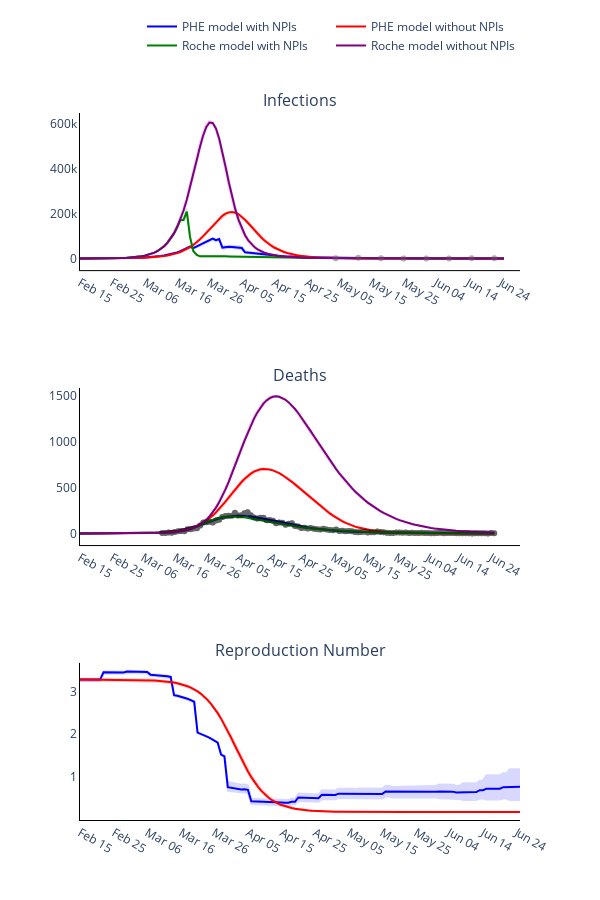

This figure's notebook cell:
### Markdown cell above
### Plot observed versus predicted using model with inferred parameters

### Code cell
# Trace names - represent the solver used for the simulation
trace_name = ['PHE model with NPIs', 'PHE model without NPIs', 'Roche model with NPIs', 'Roche model without NPIs']
titles = ['Infections', 'Deaths', 'Reproduction Number']

fig = go.Figure()
fig = make_subplots(rows=len(titles), cols=1, subplot_titles=tuple(titles), horizontal_spacing = 0.15)

# Plot (continuous predicted timeline and pointwise observed numbers each day)
for t, trace in enumerate(trace_name):
    # Plot of infections
    fig.add_trace(
        go.Scatter(
            x=times,
            y=new_infec_mean[t][0].tolist(),
            mode='lines',
            name=trace_name[t],
            line_color=colours[t]
        ),
        row= 1,
        col= 1
    )

    fig.add_trace(
        go.Scatter(
            x=times + times[::-1],
            y=new_infec_upper[t][0].tolist() + new_infec_lower[t][0].tolist()[::-1],
            fill='toself',
            fillcolor=colours[t],
            line_color=colours[t],
            opacity=0.15,
            mode='lines',
            showlegend=False,
            name=trace_name[t]
        ),
        row= 1,
        col= 1
    )

    fig.add_trace(
        go.Scatter(
            x=serology_times,
            y=np.sum(np.multiply(np.nan_to_num(np.divide(positives_data[r], tests[r])), susceptibles[r]), axis=1).tolist(),
            mode='markers',
            opacity=0.2,
            name=trace_name[r],
            showlegend=False,
            line_color=colours[-2]
        ),
        row= 1,
        col= 1
    )

    # Plot deaths
    fig.add_trace(
        go.Scatter(
            x=times,
            y=deaths_mean[t][0].tolist(),
            mode='lines',
            name=trace_name[t],
            showlegend=False,
            line_color=colours[t]
        ),
        row= 2,
        col= 1
    )

    fig.add_trace(
        go.Scatter(
            x=times + times[::-1],
            y=deaths_upper[t][0].tolist() + deaths_lower[t][0].tolist()[::-1],
            fill='toself',
            fillcolor=colours[t],
            line_color=colours[t],
            opacity=0.15,
            mode='lines',
            showlegend=False,
            name=trace_name[t]
        ),
        row= 2,
        col= 1
    )

    fig.add_trace(
        go.Scatter(
            x=deaths_times,
            y=np.sum(deaths_data[0], axis=1).tolist(),
            mode='markers',
            opacity=0.2,
            name=trace_name[t],
            showlegend=False,
            line_color=colours[-3]
        ),
        row= 2,
        col= 1
    )

    # Plot reproduction number
    if t < 2:
        fig.add_trace(
            go.Scatter(
                x=times,
                y=reprod_num_mean[t][0].tolist(),
                mode='lines',
                name=trace_name[t],
                showlegend=False,
                line_color=colours[t]
            ),
            row= 3,
            col= 1
        )

        fig.add_trace(
            go.Scatter(
                x=times + times[::-1],
                y=reprod_num_upper[t][0].tolist() + reprod_num_lower[t][0].tolist()[::-1],
                fill='toself',
                fillcolor=colours[t],
                line_color=colours[t],
                opacity=0.15,
                mode='lines',
                showlegend=False,
                name=trace_name[t]
            ),
            row= 3,
            col= 1
        )

# Add axis labels
fig.update_layout(
    width=600, 
    height=900,
    plot_bgcolor='white',
    xaxis=dict(
        linecolor='black',
        tickvals=np.arange(1, total_days, 10).tolist(),
        ticktext=['Feb 15', 'Feb 25', 'Mar 06', 'Mar 16', 'Mar 26', 'Apr 05', 'Apr 15', 'Apr 25', 'May 05', 'May 15', 'May 25', 'Jun 04', 'Jun 14', 'Jun 24']),
    yaxis=dict(linecolor='black'),
    xaxis2=dict(
        linecolor='black',
        tickvals=np.arange(1, total_days, 10).tolist(),
        ticktext=['Feb 15', 'Feb 25', 'Mar 06', 'Mar 16', 'Mar 26', 'Apr 05', 'Apr 15', 'Apr 25', 'May 05', 'May 15', 'May 25', 'Jun 04', 'Jun 14', 'Jun 24']),
    yaxis2=dict(linecolor='black'),
    xaxis3=dict(
        linecolor='black',
        tickvals=np.arange(1, total_days, 10).tolist(),
        ticktext=['Feb 15', 'Feb 25', 'Mar 06', 'Mar 16', 'Mar 26', 'Apr 05', 'Apr 15', 'Apr 25', 'May 05', 'May 15', 'May 25', 'Jun 04', 'Jun 14', 'Jun 24']),
    yaxis3=dict(linecolor='black'),
    legend=dict(
        orientation='h',
        yanchor="bottom",
        y=1.075,
        xanchor="right",
        x=1)
    )

fig.write_image('images/Model_comparison.pdf')
fig.show()

### Figure 1 — Plotly figure (JSON) as saved in the notebook; plotly's stock layout.template omitted (floating-point values rounded to 4 significant figures; data arrays with more than 128 entries replaced by an {"elided": "..."} marker saying what was removed)
{"data": [{"line": {"color": "blue"}, "mode": "lines", "name": "PHE model with NPIs", "type": "scatter", "x": {"elided": "132 int values"}, "xaxis": "x", "y": {"elided": "132 float values"}, "yaxis": "y"}, {"fill": "toself", "fillcolor": "blue", "line": {"color": "blue"}, "mode": "lines", "name": "PHE model with NPIs", "opacity": 0.15, "showlegend": false, "type": "scatter", "x": {"elided": "264 int values"}, "xaxis": "x", "y": {"elided": "264 float values"}, "yaxis": "y"}, {"line": {"color": "gray"}, "mode": "markers", "name": "PHE model with NPIs", "opacity": 0.2, "showlegend": false, "type": "scatter", "x": [80, 87, 94, 101, 108, 115, 122, 129], "xaxis": "x", "y": [1324.0, 3902.0, 1017.0, 372.9, 0, 0, 1378.0, 997.1, 982, 818.3, 241.0, 240.6, 0, 0, 827.9, 1296.0, 0, 1934.0, 2575.0, 2745.0, 709.9, 3286.0, 7272.0, 5684.0, 3567.0, 0, 6016.0, 7705.0, 8541.0, 0, 19160.0, 16580.0, 16990.0, 4429.0, 3429.0, 3375.0, 2405.0, 1205.0, 725.3, 1277.0, 6202.0, 998.6, 527.7, 1008.0, 0, 669.5, 446.0, 1265.0, 739.8, 6587.0, 6924.0, 5566.0, 3583.0], "yaxis": "y"}, {"line": {"color": "blue"}, "mode": "lines", "name": "PHE model with NPIs", "showlegend": false, "type": "scatter", "x": {"elided": "132 int values"}, "xaxis": "x2", "y": {"elided": "132 float values"}, "yaxis": "y2"}, {"fill": "toself", "fillcolor": "blue", "line": {"color": "blue"}, "mode": "lines", "name": "PHE model with NPIs", "opacity": 0.15, "showlegend": false, "type": "scatter", "x": {"elided": "264 int values"}, "xaxis": "x2", "y": {"elided": "264 float values"}, "yaxis": "y2"}, {"line": {"color": "black"}, "mode": "markers", "name": "PHE model with NPIs", "opacity": 0.2, "showlegend": false, "type": "scatter", "x": [27, 28, 29, 30, 31, 32, 33, 34, 35, 36, 37, 38, 39, 40, 41, 42, 43, 44, 45, 46, 47, 48, 49, 50, 51, 52, 53, 54, 55, 56, 57, 58, 59, 60, 61, 62, 63, 64, 65, 66, 67, 68, 69, 70, 71, 72, 73, 74, 75, 76, 77, 78, 79, 80, 81, 82, 83, 84, 85, 86, 87, 88, 89, 90, 91, 92, 93, 94, 95, 96, 97, 98, 99, 100, 101, 102, 103, 104, 105, 106, 107, 108, 109, 110, 111, 112, 113, 114, 115, 116, 117, 118, 119, 120, 121, 122, 123, 124, 125, 126, 127, 128, 129, 130, 131, 132], "xaxis": "x2", "y": {"elided": "471 int values"}, "yaxis": "y2"}, {"line": {"color": "blue"}, "mode": "lines", "name": "PHE model with NPIs", "showlegend": false, "type": "scatter", "x": {"elided": "132 int values"}, "xaxis": "x3", "y": {"elided": "132 float values"}, "yaxis": "y3"}, {"fill": "toself", "fillcolor": "blue", "line": {"color": "blue"}, "mode": "lines", "name": "PHE model with NPIs", "opacity": 0.15, "showlegend": false, "type": "scatter", "x": {"elided": "264 int values"}, "xaxis": "x3", "y": {"elided": "264 float values"}, "yaxis": "y3"}, {"line": {"color": "red"}, "mode": "lines", "name": "PHE model without NPIs", "type": "scatter", "x": {"elided": "132 int values"}, "xaxis": "x", "y": {"elided": "132 float values"}, "yaxis": "y"}, {"fill": "toself", "fillcolor": "red", "line": {"color": "red"}, "mode": "lines", "name": "PHE model without NPIs", "opacity": 0.15, "showlegend": false, "type": "scatter", "x": {"elided": "264 int values"}, "xaxis": "x", "y": {"elided": "264 float values"}, "yaxis": "y"}, {"line": {"color": "gray"}, "mode": "markers", "name": "PHE model with NPIs", "opacity": 0.2, "showlegend": false, "type": "scatter", "x": [80, 87, 94, 101, 108, 115, 122, 129], "xaxis": "x", "y": [1324.0, 3902.0, 1017.0, 372.9, 0, 0, 1378.0, 997.1, 982, 818.3, 241.0, 240.6, 0, 0, 827.9, 1296.0, 0, 1934.0, 2575.0, 2745.0, 709.9, 3286.0, 7272.0, 5684.0, 3567.0, 0, 6016.0, 7705.0, 8541.0, 0, 19160.0, 16580.0, 16990.0, 4429.0, 3429.0, 3375.0, 2405.0, 1205.0, 725.3, 1277.0, 6202.0, 998.6, 527.7, 1008.0, 0, 669.5, 446.0, 1265.0, 739.8, 6587.0, 6924.0, 5566.0, 3583.0], "yaxis": "y"}, {"line": {"color": "red"}, "mode": "lines", "name": "PHE model without NPIs", "showlegend": false, "type": "scatter", "x": {"elided": "132 int values"}, "xaxis": "x2", "y": {"elided": "132 float values"}, "yaxis": "y2"}, {"fill": "toself", "fillcolor": "red", "line": {"color": "red"}, "mode": "lines", "name": "PHE model without NPIs", "opacity": 0.15, "showlegend": false, "type": "scatter", "x": {"elided": "264 int values"}, "xaxis": "x2", "y": {"elided": "264 float values"}, "yaxis": "y2"}, {"line": {"color": "black"}, "mode": "markers", "name": "PHE model without NPIs", "opacity": 0.2, "showlegend": false, "type": "scatter", "x": [27, 28, 29, 30, 31, 32, 33, 34, 35, 36, 37, 38, 39, 40, 41, 42, 43, 44, 45, 46, 47, 48, 49, 50, 51, 52, 53, 54, 55, 56, 57, 58, 59, 60, 61, 62, 63, 64, 65, 66, 67, 68, 69, 70, 71, 72, 73, 74, 75, 76, 77, 78, 79, 80, 81, 82, 83, 84, 85, 86, 87, 88, 89, 90, 91, 92, 93, 94, 95, 96, 97, 98, 99, 100, 101, 102, 103, 104, 105, 106, 107, 108, 109, 110, 111, 112, 113, 114, 115, 116, 117, 118, 119, 120, 121, 122, 123, 124, 125, 126, 127, 128, 129, 130, 131, 132], "xaxis": "x2", "y": {"elided": "471 int values"}, "yaxis": "y2"}, {"line": {"color": "red"}, "mode": "lines", "name": "PHE model without NPIs", "showlegend": false, "type": "scatter", "x": {"elided": "132 int values"}, "xaxis": "x3", "y": {"elided": "132 float values"}, "yaxis": "y3"}, {"fill": "toself", "fillcolor": "red", "line": {"color": "red"}, "mode": "lines", "name": "PHE model without NPIs", "opacity": 0.15, "showlegend": false, "type": "scatter", "x": {"elided": "264 int values"}, "xaxis": "x3", "y": {"elided": "264 float values"}, "yaxis": "y3"}, {"line": {"color": "green"}, "mode": "lines", "name": "Roche model with NPIs", "type": "scatter", "x": {"elided": "132 int values"}, "xaxis": "x", "y": {"elided": "132 float values"}, "yaxis": "y"}, {"fill": "toself", "fillcolor": "green", "line": {"color": "green"}, "mode": "lines", "name": "Roche model with NPIs", "opacity": 0.15, "showlegend": false, "type": "scatter", "x": {"elided": "264 int values"}, "xaxis": "x", "y": {"elided": "264 float values"}, "yaxis": "y"}, {"line": {"color": "gray"}, "mode": "markers", "name": "PHE model with NPIs", "opacity": 0.2, "showlegend": false, "type": "scatter", "x": [80, 87, 94, 101, 108, 115, 122, 129], "xaxis": "x", "y": [1324.0, 3902.0, 1017.0, 372.9, 0, 0, 1378.0, 997.1, 982, 818.3, 241.0, 240.6, 0, 0, 827.9, 1296.0, 0, 1934.0, 2575.0, 2745.0, 709.9, 3286.0, 7272.0, 5684.0, 3567.0, 0, 6016.0, 7705.0, 8541.0, 0, 19160.0, 16580.0, 16990.0, 4429.0, 3429.0, 3375.0, 2405.0, 1205.0, 725.3, 1277.0, 6202.0, 998.6, 527.7, 1008.0, 0, 669.5, 446.0, 1265.0, 739.8, 6587.0, 6924.0, 5566.0, 3583.0], "yaxis": "y"}, {"line": {"color": "green"}, "mode": "lines", "name": "Roche model with NPIs", "showlegend": false, "type": "scatter", "x": {"elided": "132 int values"}, "xaxis": "x2", "y": {"elided": "132 float values"}, "yaxis": "y2"}, {"fill": "toself", "fillcolor": "green", "line": {"color": "green"}, "mode": "lines", "name": "Roche model with NPIs", "opacity": 0.15, "showlegend": false, "type": "scatter", "x": {"elided": "264 int values"}, "xaxis": "x2", "y": {"elided": "264 float values"}, "yaxis": "y2"}, {"line": {"color": "black"}, "mode": "markers", "name": "Roche model with NPIs", "opacity": 0.2, "showlegend": false, "type": "scatter", "x": [27, 28, 29, 30, 31, 32, 33, 34, 35, 36, 37, 38, 39, 40, 41, 42, 43, 44, 45, 46, 47, 48, 49, 50, 51, 52, 53, 54, 55, 56, 57, 58, 59, 60, 61, 62, 63, 64, 65, 66, 67, 68, 69, 70, 71, 72, 73, 74, 75, 76, 77, 78, 79, 80, 81, 82, 83, 84, 85, 86, 87, 88, 89, 90, 91, 92, 93, 94, 95, 96, 97, 98, 99, 100, 101, 102, 103, 104, 105, 106, 107, 108, 109, 110, 111, 112, 113, 114, 115, 116, 117, 118, 119, 120, 121, 122, 123, 124, 125, 126, 127, 128, 129, 130, 131, 132], "xaxis": "x2", "y": {"elided": "471 int values"}, "yaxis": "y2"}, {"line": {"color": "purple"}, "mode": "lines", "name": "Roche model without NPIs", "type": "scatter", "x": {"elided": "132 int values"}, "xaxis": "x", "y": {"elided": "132 float values"}, "yaxis": "y"}, {"fill": "toself", "fillcolor": "purple", "line": {"color": "purple"}, "mode": "lines", "name": "Roche model without NPIs", "opacity": 0.15, "showlegend": false, "type": "scatter", "x": {"elided": "264 int values"}, "xaxis": "x", "y": {"elided": "264 float values"}, "yaxis": "y"}, {"line": {"color": "gray"}, "mode": "markers", "name": "PHE model with NPIs", "opacity": 0.2, "showlegend": false, "type": "scatter", "x": [80, 87, 94, 101, 108, 115, 122, 129], "xaxis": "x", "y": [1324.0, 3902.0, 1017.0, 372.9, 0, 0, 1378.0, 997.1, 982, 818.3, 241.0, 240.6, 0, 0, 827.9, 1296.0, 0, 1934.0, 2575.0, 2745.0, 709.9, 3286.0, 7272.0, 5684.0, 3567.0, 0, 6016.0, 7705.0, 8541.0, 0, 19160.0, 16580.0, 16990.0, 4429.0, 3429.0, 3375.0, 2405.0, 1205.0, 725.3, 1277.0, 6202.0, 998.6, 527.7, 1008.0, 0, 669.5, 446.0, 1265.0, 739.8, 6587.0, 6924.0, 5566.0, 3583.0], "yaxis": "y"}, {"line": {"color": "purple"}, "mode": "lines", "name": "Roche model without NPIs", "showlegend": false, "type": "scatter", "x": {"elided": "132 int values"}, "xaxis": "x2", "y": {"elided": "132 float values"}, "yaxis": "y2"}, {"fill": "toself", "fillcolor": "purple", "line": {"color": "purple"}, "mode": "lines", "name": "Roche model without NPIs", "opacity": 0.15, "showlegend": false, "type": "scatter", "x": {"elided": "264 int values"}, "xaxis": "x2", "y": {"elided": "264 float values"}, "yaxis": "y2"}, {"line": {"color": "black"}, "mode": "markers", "name": "Roche model without NPIs", "opacity": 0.2, "showlegend": false, "type": "scatter", "x": [27, 28, 29, 30, 31, 32, 33, 34, 35, 36, 37, 38, 39, 40, 41, 42, 43, 44, 45, 46, 47, 48, 49, 50, 51, 52, 53, 54, 55, 56, 57, 58, 59, 60, 61, 62, 63, 64, 65, 66, 67, 68, 69, 70, 71, 72, 73, 74, 75, 76, 77, 78, 79, 80, 81, 82, 83, 84, 85, 86, 87, 88, 89, 90, 91, 92, 93, 94, 95, 96, 97, 98, 99, 100, 101, 102, 103, 104, 105, 106, 107, 108, 109, 110, 111, 112, 113, 114, 115, 116, 117, 118, 119, 120, 121, 122, 123, 124, 125, 126, 127, 128, 129, 130, 131, 132], "xaxis": "x2", "y": {"elided": "471 int values"}, "yaxis": "y2"}], "layout": {"annotations": [{"font": {"size": 16}, "showarrow": false, "text": "Infections", "x": 0.5, "xanchor": "center", "xref": "paper", "y": 1, "yanchor": "bottom", "yref": "paper"}, {"font": {"size": 16}, "showarrow": false, "text": "Deaths", "x": 0.5, "xanchor": "center", "xref": "paper", "y": 0.6111, "yanchor": "bottom", "yref": "paper"}, {"font": {"size": 16}, "showarrow": false, "text": "Reproduction Number", "x": 0.5, "xanchor": "center", "xref": "paper", "y": 0.2222, "yanchor": "bottom", "yref": "paper"}], "height": 900, "legend": {"orientation": "h", "x": 1, "xanchor": "right", "y": 1.075, "yanchor": "bottom"}, "plot_bgcolor": "white", "width": 600, "xaxis": {"anchor": "y", "domain": [0, 1], "linecolor": "black", "ticktext": ["Feb 15", "Feb 25", "Mar 06", "Mar 16", "Mar 26", "Apr 05", "Apr 15", "Apr 25", "May 05", "May 15", "May 25", "Jun 04", "Jun 14", "Jun 24"], "tickvals": [1, 11, 21, 31, 41, 51, 61, 71, 81, 91, 101, 111, 121, 131]}, "xaxis2": {"anchor": "y2", "domain": [0, 1], "linecolor": "black", "ticktext": ["Feb 15", "Feb 25", "Mar 06", "Mar 16", "Mar 26", "Apr 05", "Apr 15", "Apr 25", "May 05", "May 15", "May 25", "Jun 04", "Jun 14", "Jun 24"], "tickvals": [1, 11, 21, 31, 41, 51, 61, 71, 81, 91, 101, 111, 121, 131]}, "xaxis3": {"anchor": "y3", "domain": [0, 1], "linecolor": "black", "ticktext": ["Feb 15", "Feb 25", "Mar 06", "Mar 16", "Mar 26", "Apr 05", "Apr 15", "Apr 25", "May 05", "May 15", "May 25", "Jun 04", "Jun 14", "Jun 24"], "tickvals": [1, 11, 21, 31, 41, 51, 61, 71, 81, 91, 101, 111, 121, 131]}, "yaxis": {"anchor": "x", "domain": [0.7778, 1], "linecolor": "black"}, "yaxis2": {"anchor": "x2", "domain": [0.3889, 0.6111], "linecolor": "black"}, "yaxis3": {"anchor": "x3", "domain": [0, 0.2222], "linecolor": "black"}}}
